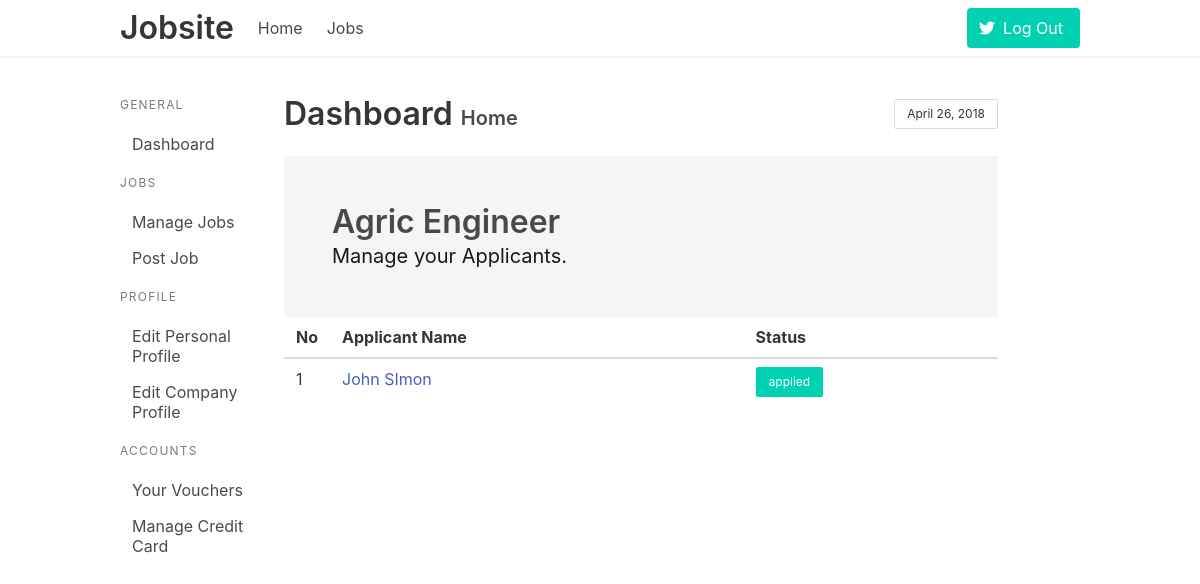
/company/job/2 (signed in), run on an earlier commit of the app's database.
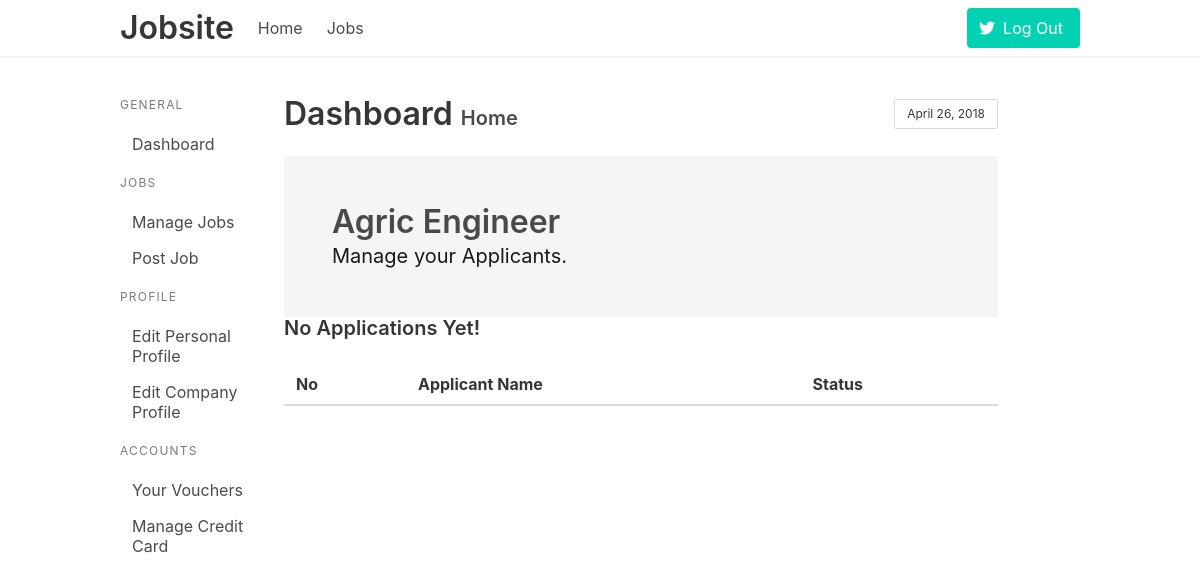
And on a later commit of the database.
### jobs/models.py (models this page shows, shortened)
class Job(models.Model):
    title               = models.CharField(max_length=60)
    slug                = models.SlugField(blank=True)
    industry            = models.ForeignKey(Industry, on_delete=models.SET_NULL, blank=True, null=True)
    company             = models.ForeignKey(Company, on_delete=models.CASCADE)
    job_type            = models.CharField(max_length=10, choices=JOB_TYPES)
    min_qualification   = models.CharField('Minimum Qualification', max_length=10, choices=MIN_QUALIFICATIONS, null=True, blank=True)
    years_of_exp        = models.CharField('Years of Experience', max_length=20, choices=YEARS_OF_EXP, null=True, blank=True)
    salary              = models.PositiveIntegerField(blank=True, null=True)
    description         = models.TextField()
    posted_on           = models.DateTimeField(auto_now_add=True)
    updated_on          = models.DateTimeField(auto_now=True)

class Application(models.Model):
    applicant   = models.ForeignKey(Applicant, on_delete=models.CASCADE, blank=True, null=True)
    job         = models.ForeignKey(Job, on_delete=models.CASCADE, blank=True, null=True)
    applied_on  = models.DateTimeField(auto_now_add=True)
    status      = models.CharField(max_length=20, choices=APPLICATION_STATUS, default='applied')
    objects = ApplicationManager()

### accounts/models.py (models this page shows, shortened)
class Applicant(models.Model):
    user            = models.OneToOneField(User, on_delete=models.CASCADE)
    interest        = models.ForeignKey(Industry, on_delete=models.SET_NULL, blank=True, null=True)
    date_of_birth   = models.DateField(null=True, blank=True)
    location        = models.CharField(_('Where do you Reside now'), max_length=20, null=True, blank=True)
    gender          = models.CharField(max_length=10, choices=GENDERS, null=True, blank=True)
    about           = models.TextField(blank=True, null=True)
    years_of_exp    = models.CharField('Years of Experience', max_length=20, choices=YEARS_OF_EXP, null=True, blank=True)

class User(AbstractBaseUser, PermissionsMixin):
    full_name       = models.CharField(_('full name'), max_length=30)
    email           = models.EmailField(_('email address'), unique=True)
    is_staff        = models.BooleanField(_('staff status'), default=False)
    is_active       = models.BooleanField(_('active'), default=True)
    date_joined     = models.DateTimeField(_('date joined'), auto_now_add=True)
    is_applicant    = models.BooleanField(_('applicant'), default=False)
    is_employer     = models.BooleanField(_('employer'), default=False)
    objects = UserManager()
    USERNAME_FIELD = 'email'
    REQUIRED_FIELDS = ['full_name']
    class Meta:
        verbose_name = _('user')
        verbose_name_plural = _('users')
    def __str__(self):
        return self.email

### jobs/views.py (the view)
# urls.py: path('job/<int:pk>', jobviews.JobsByCompanyDetail.as_view(), name='company_job_detail'),
class JobsByCompanyDetail(CompanyRequiredMixin, DetailView):
    model = Job
    template_name = 'companydashboard/job_detail.html'
    def get_context_data(self, **kwargs):
        context = super().get_context_data(**kwargs)
        applications = Application.objects.filter(job=self.get_object())
        context['applications'] = applications
        return context

### accounts/mixins.py (called while the page is built)
    def test_func(self):
        return self.request.user.is_active and self.request.user.is_employer

### companydashboard/templates/companydashboard/job_detail.html
{% extends "companydashboard/base.html" %}
{% block page_title %} Home {% endblock %}
{% block dashcontent %}
    <section class="hero is-light">
        <div class="hero-body">
          <div class="container">
            <h1 class="title">
              {{ job.title }}
            </h1>
            <h2 class="subtitle">
              Manage your Applicants.
            </h2>
          </div>
        </div>
    </section>
    <table class="table is-fullwidth is-striped is-hoverable">
        <thead>
            <tr>
                <th>No</th>
                <th>Applicant Name</th>
                <th>Status</th>
            </tr>
        </thead>
        <tbody>
            {% for app in applications %}
            <tr>
                <td width="5%">{{forloop.counter}}</td>
                <td><a href="{% url 'company_job_detail' job.pk %}">{{ app.applicant.user.full_name }}</a></td>
                <td><a class="button is-small is-primary" href="#">{{ app.status }}</a></td>
            </tr>
            {% empty %}
                <h1 class="title is-5">No Applications Yet!</h1>
            {% endfor %}
        </tbody>
    </table>
{% endblock dashcontent %}

### companydashboard/templates/companydashboard/base.html
{% extends "base.html" %}
{% block content %}
<section>
    <div class="container">
        <div class="columns">
            <div class="column is-2">
                {% include 'companydashboard/snippets/sidebar.html' %}
            </div>
            <div class="column is-9">
                <div class="level">
                    <div class="level-left">
                        <div class="level-item">
                        <div class="title">Dashboard <span class="subtitle">{% block page_title %}{% endblock %}</span></div>
                        </div>
                    </div>
                    <div class="level-right">
                        <div class="level-item">
                        <button type="button" class="button is-small">
                            April 26, 2018
                        </button>
                        </div>
                    </div>
                </div>
                {% block dashcontent %}
                {% endblock dashcontent %}
            </div>
        </div>
    </div>
</section>
{% endblock content %}

### templates/base.html (shortened to what this page needs)
<!DOCTYPE html>
<html>{% load static %}
  <head>
    <link rel="stylesheet" href="https://cdnjs.cloudflare.com/ajax/libs/bulma/0.7.0/css/bulma.min.css">
    <link rel="stylesheet" href="{% static 'css/style.css' %}">
  </head>
  <body>
  {% include 'base/navbar.html' %}
  {% block content %}
  {% endblock content %}
  </body>
</html>

### templates/base/navbar.html (shortened to what this page needs)
<nav class="navbar is-transparent has-shadow">
    <div class="container">
        <div class="navbar-brand">
          <a class="navbar-item" href="/">
            <h1 class="title is-3">Jobsite</h1>
          </a>
        </div>
        <div id="navbarExampleTransparentExample" class="navbar-menu">
          <div class="navbar-start">
            <a class="navbar-item" href="/">
              Home
            </a>
            <a class="navbar-item" href="{% url 'jobs' %}">
                Jobs
            </a>
          </div>
          <div class="navbar-end">
            {% if not request.user.is_authenticated %}
              <a class="navbar-item" href="{% url 'login' %}">
                <p class="button is-primary">
                    <span class="icon">
                        <i class="fab fa-twitter"></i>
                      </span>
                      <span>
                        Log In
                      </span>
                </p>
              </a>
              <div class="navbar-item has-dropdown is-hoverable">
                  <a class="navbar-link" href="#">
                    Sign Up
                  </a>
                  <div class="navbar-dropdown">
                    <a class="navbar-item" href="{% url 'applicant_signup' %}">
                      Applicant
                    </a>
                    <a class="navbar-item" href="{% url 'company_signup' %}">
                      Employer
                      </a>
                  </div>
              </div>
              {% else %}
                <a class="navbar-item" href="{% url 'logout' %}">
                  <p class="button is-primary">
                      <span class="icon">
                          <i class="fab fa-twitter"></i>
                        </span>
                        <span>
                          Log Out
                        </span>
                  </p>
                </a>
              {% endif %}
          </div>
        </div>
    </div>
</nav>

### companydashboard/templates/companydashboard/snippets/sidebar.html
<aside class="menu">
        <p class="menu-label">
            General
        </p>
        <ul class="menu-list">
            <li><a href="{% url 'company_home' %}">Dashboard</a></li>
        </ul>
        <p class="menu-label">
            Jobs
        </p>
        <ul class="menu-list">
            <li><a href="{% url 'company_jobs' %}">Manage Jobs</a></li>
            <li><a href="{% url 'job_create' %}">Post Job</a></li>
        </ul>
        <p class="menu-label">
            Profile
        </p>
        <ul class="menu-list">
            <li><a>Edit Personal Profile</a></li>
            <li><a>Edit Company Profile</a></li>
        </ul>
        <p class="menu-label">
            Accounts
        </p>
        <ul class="menu-list">
            <li><a>Your Vouchers</a></li>
            <li><a>Manage Credit Card</a></li>
        </ul>
        </aside>

### templates/base/js.html (shortened to what this page needs)
{% load static %}

What changed in the data, as far as the page shows it:
removed Application: applicant.user.full_name "John SImon", status "applied"
Also different on the page:
text now shown: "No Applications Yet!"
